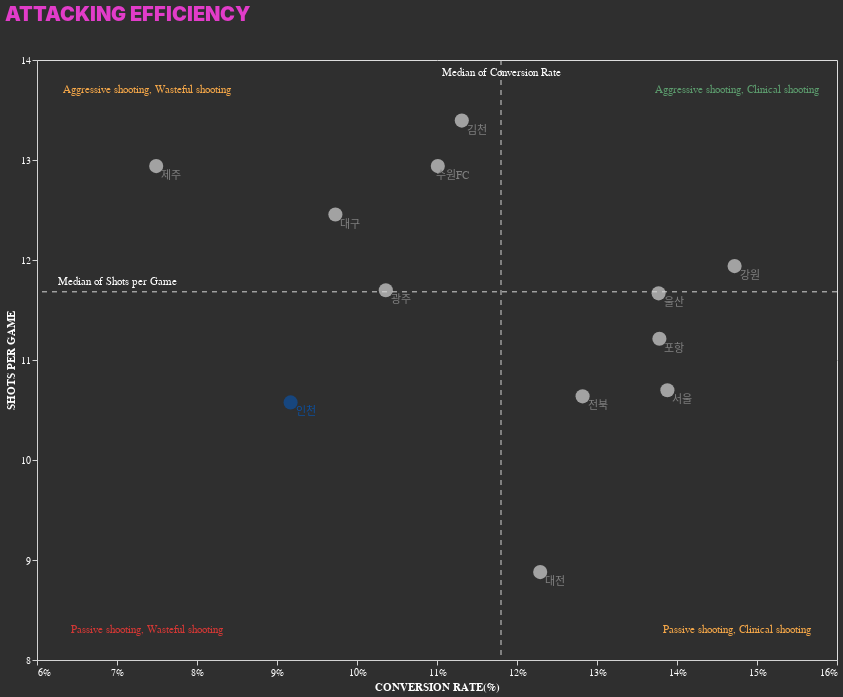

The code cell stored with this chart in its notebook:
### Code cell
shot_base = (
    alt.
    Chart(temp_data)        
)

shot_point = (
    shot_base.
    encode(
        x = alt.X('Conversion Rate:Q').scale(domain = [0.06, 0.16], bins = [0.06, 0.07, 0.08, 0.09, 0.10, 0.11, 0.12,0.13, 0.14, 0.15, 0.16]).axis(format = '0.0%').title('CONVERSION RATE(%)'),
        y = alt.Y('shots_per_game:Q').scale(domain = [8, 14], bins = [8, 9, 10, 11, 12, 13, 14]).axis(format = '~s').title('SHOTS PER GAME'),
        color = alt.condition(
            alt.datum.구단 == '인천',
            alt.value('#0d509f'),
            alt.value('lightgray')
        )
    ).
    mark_circle(size = 200)
)

shot_text = (
    shot_base.
    encode(
        x = 'Conversion Rate:Q',
        y = 'shots_per_game:Q',
        text = '구단:N',
        color = alt.condition(
            alt.datum.구단 == '인천',
            alt.value('#0d509f'),
            alt.value('gray')
        )
    ).
    mark_text(
        dx = 15,
        dy = 10
    )
)

# x axis ruler (med conversion rate)
xruler_shot = (
    shot_base.
    transform_aggregate(
        med_conversion_rate = 'median(Conversion Rate)'
    ).
    encode(
        x = 'med_conversion_rate:Q'
    ).
    mark_rule(
        stroke = 'lightgray',
        strokeDash=[5,5]
    )
)
# x-ruler text
xaxis_shot = (
    xruler_shot.
    encode(
        y = alt.value(5),
        text = alt.value('Median of Conversion Rate'),
        color = alt.value('white')
    ).
    mark_text(dy = 8)
)


# y axis ruler (median of pass attempt per game)
yruler_shot = (
    shot_base.
    transform_aggregate(
        med_shot = 'median(shots_per_game)'
    ).
    encode(
        y = 'med_shot:Q'
    ).
    mark_rule(
        stroke = 'lightgray',
        strokeDash=[5,5]
    )
)
# y-ruler text
yaxis_shot = (
    yruler_shot.
    encode(
        x = alt.value(80),
        text = alt.value('Median of Shots per Game'),
        color = alt.value('white')
    ).
    mark_text(dy = -10)
)


## TEXT 
shot_good_text = (
    alt.Chart().mark_text(color = '#5C9B6D').encode(
        x = alt.value(700),
        y = alt.value(30),
        text = alt.value('Aggressive shooting, Clinical shooting')
    )
)

shot_soso_text1 = (
    alt.Chart().mark_text(color = '#F6A849').encode(
        x = alt.value(110),
        y = alt.value(30),
        text = alt.value('Aggressive shooting, Wasteful shooting')
    )
)

shot_soso_text2 = (
    alt.Chart().mark_text(color = '#F6A849').encode(
        x = alt.value(700),
        y = alt.value(570),
        text = alt.value('Passive shooting, Clinical shooting')
    )
)

shot_bad_text = (
    alt.Chart().mark_text(color = '#D43835').encode(
        x = alt.value(110),
        y = alt.value(570),
        text = alt.value('Passive shooting, Wasteful shooting')
    )
)

tot_shot_chart = alt.layer(
    shot_point,
    shot_text,
    xruler_shot,
    xaxis_shot,
    yruler_shot,
    yaxis_shot,
    shot_good_text,
    shot_soso_text1,
    shot_soso_text2,
    shot_bad_text
)

tot_shot_chart = tot_shot_chart.properties(
    height = 600,
    width = 800,
    background = '#2F2F2F',
    title = 'ATTACKING EFFICIENCY'
).configure_axis(
    grid = False,
    domainColor='lightgray',  # 축 색상
    tickColor='lightgray',  # 틱 색상
    labelColor='white',  # 축 라벨 색상
    titleColor='white',  # 축 제목 색상
).configure_title(
    fontSize = 20,
    anchor = 'start',
    color = '#E23CC9',
    fontWeight= 900,
    offset = 30
)

tot_shot_chart

### Figure 1 — Vega-Lite specification as saved in the notebook (floating-point values rounded to 4 significant figures)
{"config": {"view": {"continuousWidth": 300, "continuousHeight": 300}, "axis": {"domainColor": "lightgray", "grid": false, "labelColor": "white", "tickColor": "lightgray", "titleColor": "white"}, "title": {"anchor": "start", "color": "#E23CC9", "fontSize": 20, "fontWeight": 900, "offset": 30}}, "layer": [{"data": {"name": "data-4edc2e313b82e777d3aa9b9edbdcba56"}, "mark": {"type": "circle", "size": 200}, "encoding": {"color": {"condition": {"test": "(datum.구단 === '인천')", "value": "#0d509f"}, "value": "lightgray"}, "x": {"axis": {"format": "0.0%"}, "field": "Conversion Rate", "scale": {"domain": [0.06, 0.16], "bins": [0.06, 0.07, 0.08, 0.09, 0.1, 0.11, 0.12, 0.13, 0.14, 0.15, 0.16]}, "title": "CONVERSION RATE(%)", "type": "quantitative"}, "y": {"axis": {"format": "~s"}, "field": "shots_per_game", "scale": {"domain": [8, 14], "bins": [8, 9, 10, 11, 12, 13, 14]}, "title": "SHOTS PER GAME", "type": "quantitative"}}}, {"data": {"name": "data-4edc2e313b82e777d3aa9b9edbdcba56"}, "mark": {"type": "text", "dx": 15, "dy": 10}, "encoding": {"color": {"condition": {"test": "(datum.구단 === '인천')", "value": "#0d509f"}, "value": "gray"}, "text": {"field": "구단", "type": "nominal"}, "x": {"field": "Conversion Rate", "type": "quantitative"}, "y": {"field": "shots_per_game", "type": "quantitative"}}}, {"data": {"name": "data-4edc2e313b82e777d3aa9b9edbdcba56"}, "mark": {"type": "rule", "stroke": "lightgray", "strokeDash": [5, 5]}, "encoding": {"x": {"field": "med_conversion_rate", "type": "quantitative"}}, "transform": [{"aggregate": [{"op": "median", "field": "Conversion Rate", "as": "med_conversion_rate"}]}]}, {"data": {"name": "data-4edc2e313b82e777d3aa9b9edbdcba56"}, "mark": {"type": "text", "dy": 8}, "encoding": {"color": {"value": "white"}, "text": {"value": "Median of Conversion Rate"}, "x": {"field": "med_conversion_rate", "type": "quantitative"}, "y": {"value": 5}}, "transform": [{"aggregate": [{"op": "median", "field": "Conversion Rate", "as": "med_conversion_rate"}]}]}, {"data": {"name": "data-4edc2e313b82e777d3aa9b9edbdcba56"}, "mark": {"type": "rule", "stroke": "lightgray", "strokeDash": [5, 5]}, "encoding": {"y": {"field": "med_shot", "type": "quantitative"}}, "transform": [{"aggregate": [{"op": "median", "field": "shots_per_game", "as": "med_shot"}]}]}, {"data": {"name": "data-4edc2e313b82e777d3aa9b9edbdcba56"}, "mark": {"type": "text", "dy": -10}, "encoding": {"color": {"value": "white"}, "text": {"value": "Median of Shots per Game"}, "x": {"value": 80}, "y": {"field": "med_shot", "type": "quantitative"}}, "transform": [{"aggregate": [{"op": "median", "field": "shots_per_game", "as": "med_shot"}]}]}, {"data": {"name": "empty"}, "mark": {"type": "text", "color": "#5C9B6D"}, "encoding": {"text": {"value": "Aggressive shooting, Clinical shooting"}, "x": {"value": 700}, "y": {"value": 30}}}, {"data": {"name": "empty"}, "mark": {"type": "text", "color": "#F6A849"}, "encoding": {"text": {"value": "Aggressive shooting, Wasteful shooting"}, "x": {"value": 110}, "y": {"value": 30}}}, {"data": {"name": "empty"}, "mark": {"type": "text", "color": "#F6A849"}, "encoding": {"text": {"value": "Passive shooting, Clinical shooting"}, "x": {"value": 700}, "y": {"value": 570}}}, {"data": {"name": "empty"}, "mark": {"type": "text", "color": "#D43835"}, "encoding": {"text": {"value": "Passive shooting, Wasteful shooting"}, "x": {"value": 110}, "y": {"value": 570}}}], "background": "#2F2F2F", "height": 600, "title": "ATTACKING EFFICIENCY", "width": 800, "$schema": "https://vega.github.io/schema/vega-lite/v5.20.1.json", "datasets": {"data-4edc2e313b82e777d3aa9b9edbdcba56": [{"구단": "강원", "득점": 58, "도움": 38, "슈팅": 394, "유효 슈팅": 153, "블락된슈팅": 78, "벗어난슈팅": 163, "Conversion Rate": 0.1472, "games": 33, "shots_per_game": 11.94}, {"구단": "광주", "득점": 40, "도움": 23, "슈팅": 386, "유효 슈팅": 136, "블락된슈팅": 77, "벗어난슈팅": 173, "Conversion Rate": 0.1036, "games": 33, "shots_per_game": 11.7}, {"구단": "김천", "득점": 50, "도움": 27, "슈팅": 442, "유효 슈팅": 154, "블락된슈팅": 92, "벗어난슈팅": 196, "Conversion Rate": 0.1131, "games": 33, "shots_per_game": 13.39}, {"구단": "대구", "득점": 40, "도움": 21, "슈팅": 411, "유효 슈팅": 141, "블락된슈팅": 79, "벗어난슈팅": 191, "Conversion Rate": 0.0973, "games": 33, "shots_per_game": 12.45}, {"구단": "대전", "득점": 36, "도움": 23, "슈팅": 293, "유효 슈팅": 109, "블락된슈팅": 61, "벗어난슈팅": 123, "Conversion Rate": 0.1229, "games": 33, "shots_per_game": 8.879}, {"구단": "서울", "득점": 49, "도움": 39, "슈팅": 353, "유효 슈팅": 143, "블락된슈팅": 69, "벗어난슈팅": 141, "Conversion Rate": 0.1388, "games": 33, "shots_per_game": 10.7}, {"구단": "수원FC", "득점": 47, "도움": 34, "슈팅": 427, "유효 슈팅": 144, "블락된슈팅": 90, "벗어난슈팅": 193, "Conversion Rate": 0.1101, "games": 33, "shots_per_game": 12.94}, {"구단": "울산", "득점": 53, "도움": 32, "슈팅": 385, "유효 슈팅": 165, "블락된슈팅": 70, "벗어난슈팅": 150, "Conversion Rate": 0.1377, "games": 33, "shots_per_game": 11.67}, {"구단": "인천", "득점": 32, "도움": 19, "슈팅": 349, "유효 슈팅": 106, "블락된슈팅": 50, "벗어난슈팅": 193, "Conversion Rate": 0.0917, "games": 33, "shots_per_game": 10.58}, {"구단": "전북", "득점": 45, "도움": 31, "슈팅": 351, "유효 슈팅": 106, "블락된슈팅": 75, "벗어난슈팅": 170, "Conversion Rate": 0.1282, "games": 33, "shots_per_game": 10.64}, {"구단": "제주", "득점": 32, "도움": 13, "슈팅": 427, "유효 슈팅": 143, "블락된슈팅": 78, "벗어난슈팅": 206, "Conversion Rate": 0.0749, "games": 33, "shots_per_game": 12.94}, {"구단": "포항", "득점": 51, "도움": 30, "슈팅": 370, "유효 슈팅": 133, "블락된슈팅": 60, "벗어난슈팅": 177, "Conversion Rate": 0.1378, "games": 33, "shots_per_game": 11.21}], "empty": [{}]}}
